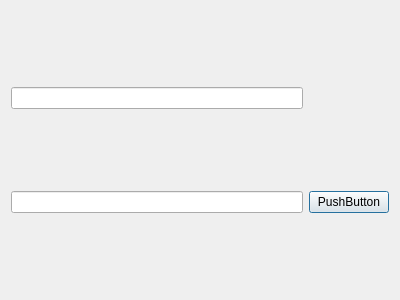
<?xml version="1.0" encoding="UTF-8"?>
<ui version="4.0">
 <class>LoginDlg</class>
 <widget class="QDialog" name="LoginDlg">
  <property name="geometry">
   <rect>
    <x>0</x>
    <y>0</y>
    <width>400</width>
    <height>300</height>
   </rect>
  </property>
  <property name="windowTitle">
   <string>Dialog</string>
  </property>
  <layout class="QGridLayout" name="gridLayout">
   <item row="0" column="0">
    <widget class="QLineEdit" name="doctorIDLineEdit"/>
   </item>
   <item row="1" column="0">
    <widget class="QLineEdit" name="passwordLineEdit"/>
   </item>
   <item row="1" column="1">
    <widget class="QPushButton" name="pushButton">
     <property name="text">
      <string>PushButton</string>
     </property>
    </widget>
   </item>
  </layout>
 </widget>
 <resources/>
 <connections/>
</ui>
